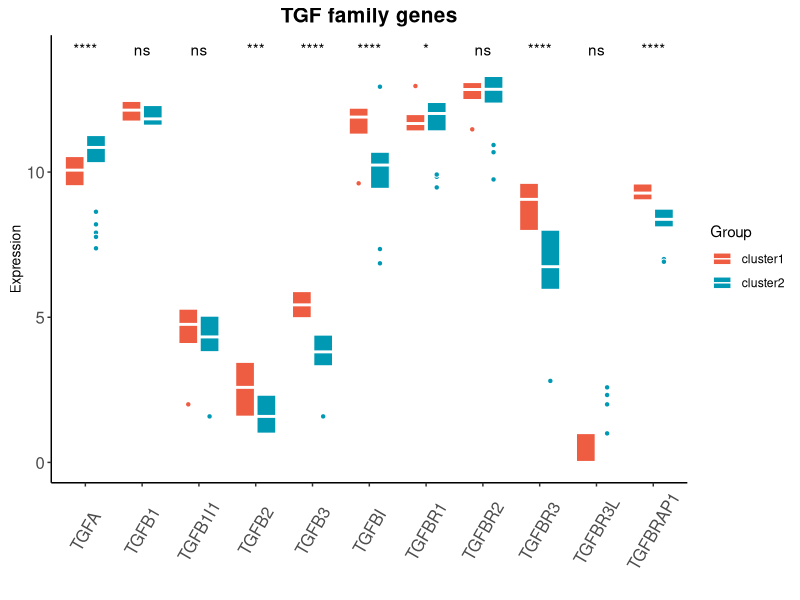

Write R code to recreate this figure.


rm(list = ls())
rt=read.table("TGF_GENE.txt",sep="\t",header=T,row.names=1,check.names=F)    
rt1=rt[,-1]
rt1=t(rt1)
rt1=log2(rt1+1)
library(tidyverse)
library(ggpubr)
rt1=as.data.frame(t(rt1))
dat <- rt1 %>% as.data.frame() %>%
  rownames_to_column("Sample") %>% 
  gather(key = Complement_Gene,value = Expression,-Sample)
dat$Group = rt[,1]

ggplot(dat,aes(Complement_Gene,Expression,fill = Group)) + 
  geom_boxplot(outlier.shape = 21,color = "white") + 
  labs(title = "TGF family genes", 
       x="",y = "Expression") +
  theme(legend.position = "top") +   
  theme_classic()  + 
  theme(axis.title.y =  element_text(size = 10,vjust = 0.5,hjust = 0.5))+
  theme(axis.text.x = element_text(size = 12,angle = 45,vjust = 0.5,hjust = 0.5))+
  theme(axis.text.y = element_text(size = 12))+
  theme(plot.title = element_text(hjust = 0.5,size=15,face="bold"))+
  
  theme(axis.text.x = element_text(angle=60,vjust = 0.5))+
  scale_fill_manual(values = c("tomato2","#0099B4FF"))+ stat_compare_means(aes(group = Group,label = ..p.signif..),method = "wilcox.test")
ggsave("Figure_G.pdf",width =6,height = 6)


